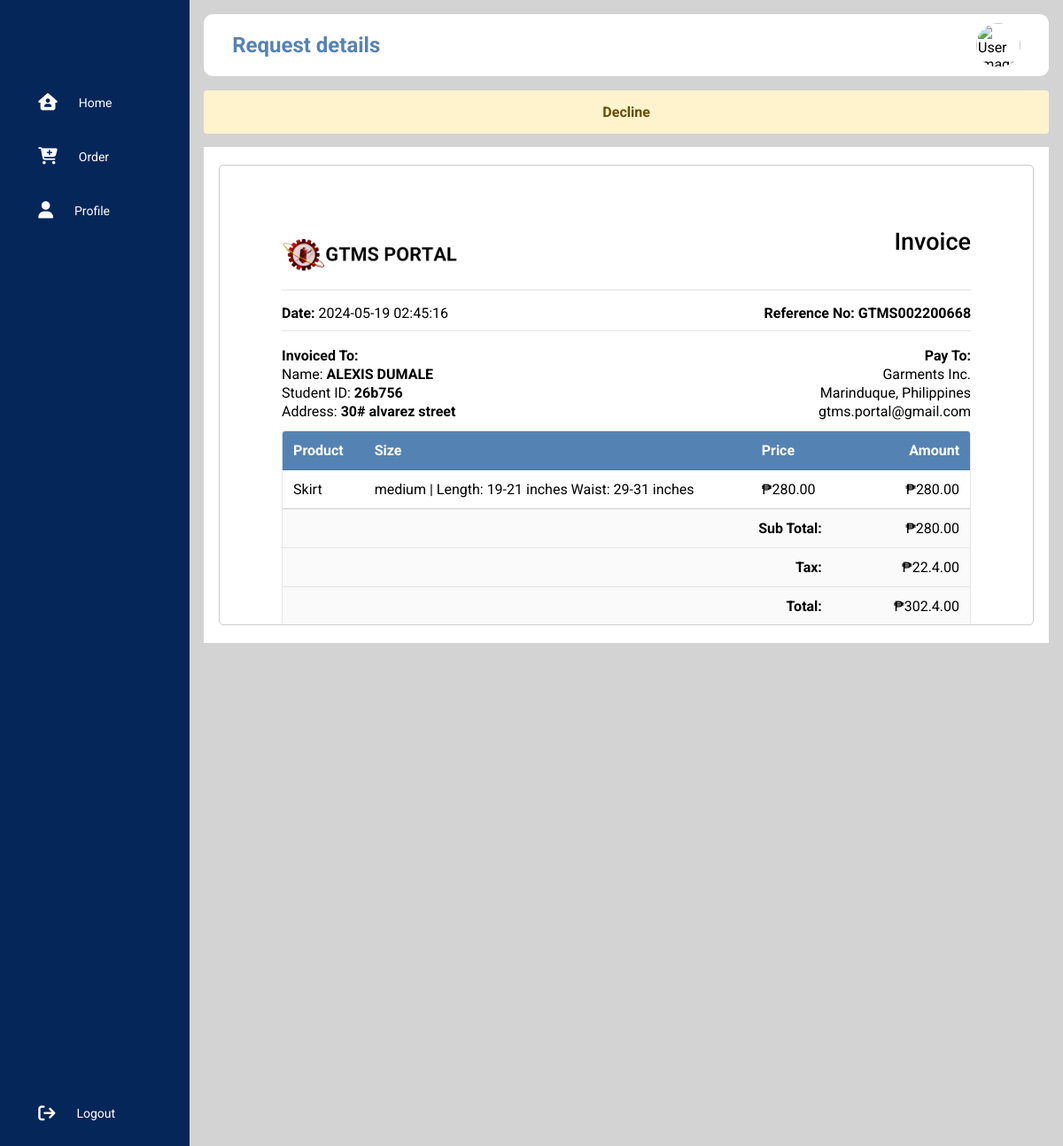
The page /user/view_request.php?oid=60 (signed in) on the database its author committed.
### tables this page shows
CREATE TABLE `orders` (
  `id` int(11) NOT NULL,
  `reference_no` varchar(15) NOT NULL,
  `student_id` varchar(20) NOT NULL,
  `amount` varchar(50) NOT NULL,
  `garment_type` varchar(50) NOT NULL,
  `garment_id` varchar(25) NOT NULL,
  `gender` varchar(10) NOT NULL,
  `notes` varchar(555) NOT NULL,
  `status` varchar(20) NOT NULL,
  `created` datetime NOT NULL DEFAULT current_timestamp(),
  `modified` timestamp NOT NULL DEFAULT current_timestamp()
);

CREATE TABLE `users` (
  `id` int(11) NOT NULL,
  `student_id` varchar(25) NOT NULL,
  `firstname` varchar(50) NOT NULL,
  `lastname` varchar(25) NOT NULL,
  `gender` varchar(10) NOT NULL,
  `email_address` varchar(50) NOT NULL,
  `password` varchar(255) NOT NULL,
  `contact_no` varchar(12) NOT NULL,
  `address` varchar(255) NOT NULL,
  `course` varchar(255) NOT NULL,
  `academic_year` varchar(255) NOT NULL,
  `access_level` varchar(25) NOT NULL,
  `image_profile` varchar(255) NOT NULL,
  `profile_status` varchar(50) NOT NULL,
  `created` timestamp NOT NULL DEFAULT current_timestamp(),
  `modified` datetime NOT NULL DEFAULT current_timestamp()
);

CREATE TABLE `garment_sizes` (
  `id` int(11) NOT NULL,
  `size` varchar(10) NOT NULL,
  `gender` varchar(10) NOT NULL,
  `garment_type` varchar(50) NOT NULL,
  `garment_measure` varchar(255) NOT NULL,
  `created` timestamp NOT NULL DEFAULT current_timestamp()
);

### object/order.php (called while the page is built, shortened)
<?php
class Order {
    private $conn;
    private $table_name = "orders";
    public $id;
    public function __construct($db) {
        $this->conn = $db;
    }
    public function readOne() {
        $query = "SELECT student_id, reference_no, amount, garment_type, garment_id, gender, notes, status, created
                    FROM
                    " . $this->table_name . "
                    WHERE
                    id = ?
                    LIMIT 0,1";
        $stmt = $this->conn->prepare($query);
        $stmt->bindParam(1, $this->id);
        $stmt->execute();
        $row = $stmt->fetch(PDO::FETCH_ASSOC);
        $this->reference_no = $row['reference_no'];
        $this->student_id = $row['student_id'];
        $this->amount = $row['amount'];
        $this->garment_type = $row['garment_type'];
        $this->created = $row['created'];
        $this->status = $row['status'];
    }
}
?>

### object/user.php (called while the page is built, shortened)
<?php
class User {
	private $conn;
	private $table_name = "users";
	public $student_id;
	public function __construct($db) {
		$this->conn = $db;
	}
	function readUser(){
		$query = "SELECT firstname, lastname, address
				FROM
			" . $this->table_name . "
				WHERE
					student_id = ?";
		$stmt = $this->conn->prepare($query);
		$stmt->bindParam(1, $this->student_id);
		$stmt->execute();
		$row = $stmt->fetch(PDO::FETCH_ASSOC);
		$this->firstname = $row['firstname'];
		$this->lastname = $row['lastname'];
		$this->address = $row['address'];
	}
}
?>

### object/garment_size.php (called while the page is built, shortened)
<?php
class Garmentsize{
    private $conn;
    private $table_name = "garment_sizes";
    public $id;
    public function __construct($db){
        $this->conn = $db;
    }
    function readGarmentmeasure(){
        $query = "SELECT garment_measure, size FROM " . $this->table_name . " WHERE id = ? LIMIT 0,1";
        $stmt = $this->conn->prepare($query);
        $stmt->bindParam(1, $this->id);
        $stmt->execute();
        $row = $stmt->fetch(PDO::FETCH_ASSOC);
        if ($row) {
            $this->garment_measure = $row['garment_measure'];
            $this->size = $row['size'];
            return true;
        } else {
            return false;
        }
    }
}
?>

### user/view_request.php (the view, shortened to what this page needs)
<?php
$id = isset($_GET['oid']) ? $_GET['oid'] : die('Error: ID not Found');
include_once '../object/order.php';
include_once '../object/garment_size.php';
include_once '../object/user.php';
$database = new Database();
$db = $database->getConnection();
$order = new Order($db);
$garment_size = new Garmentsize($db);
$user = new User($db);
$user_id = $_SESSION['user_id'];
$user->getProfileimage($user_id);
$order->id = $id;
$order->readOne();
$garment_id = $order->garment_id;
$garment_size->id = $garment_id;
$garment_size->readGarmentmeasure();
$student_id = $order->student_id;
$user->student_id = $student_id;
$user->readUser();
include_once 'sidebar.php';
include_once 'layout_head.php'; ?>
        <?php
            if ($order->status == "Declined") {
                echo "<div class='status-message-declined'>";
                    echo $order->status;
                echo "</div>";
            }elseif($order->status == "Approved"){
                echo "<div class='status-message-approved'>";
                    echo $order->status;
                echo "</div>";
            }elseif($order->status == "Updated"){
                echo "<div class='status-message-updated'>";
                    echo $order->status;
                echo "</div>";
            }
            else{
                echo "<div class='status-message-pending'>";
                    echo $order->status;
                echo "</div>";
            }
        ?>
<div class = "invoice-wrapper" id = "print-area">
            <div class = "invoice">
                <div class = "invoice-container">
                    <div class = "invoice-head">
                        <div class = "invoice-head-top">
                            <div class = "invoice-head-top-left text-start">
                                <img src = "../IMG/GTMS_logo1.png">
                            </div>
                            <div class = "invoice-head-top-right text-end">
                                <h3>Invoice</h3>
                            </div>
                        </div>
                        <div class = "hr"></div>
                        <div class = "invoice-head-middle">
                            <div class = "invoice-head-middle-left text-start">
                                <p><span class = "text-bold">Date: </span><?php echo $order->created; ?></p>
                            </div>
                            <div class = "invoice-head-middle-right text-end">
                                <p><spanf class = "text-bold">Reference No: </span><?php echo $order->reference_no; ?></p>
                            </div>
                        </div>
                        <div class = "hr"></div>
                        <div class = "invoice-head-bottom">
                            <div class = "invoice-head-bottom-left">
                                <ul>
                                    <li class = 'text-bold'>Invoiced To: </li>
                                    <li>Name: <?php echo "<strong>$user->firstname</strong>"; echo " "; echo "<strong>$user->lastname</strong>"; ?> </li>
                                    <li>Student ID: <?php echo "<strong>{$order->student_id}</strong>"; ?></li>
                                    <li>Address: <?php echo "<strong>{$user->address}</strong>"; ?></li>
                                </ul>
                            </div>
                            <div class = "invoice-head-bottom-right">
                                <ul class = "text-end">
                                    <li class = 'text-bold'>Pay To:</li>
                                    <li>Garments Inc.</li>
                                    <li>Marinduque, Philippines</li>
                                    <li>gtms.portal@gmail.com</li>
                                </ul>
                            </div>
                        </div>
                    </div>
                    <div class = "overflow-view">
                        <div class = "invoice-body">
                            <table>
                                <thead>
                                    <tr>
                                        <td class = "text-bold">Product</td>
                                        <td class = "text-bold">Size</td>
                                        <td class = "text-bold">Price</td>
                                        <td class = "text-bold"></td>
                                        <td class = "text-bold"></td>
                                        <td class = "text-bold-bx1">Amount</td>
                                    </tr>
                                </thead>
                                <tbody>
                                    <tr>
                                        <td><?php echo $order->garment_type; ?></td>
                                        <td><?php echo $garment_size->size . ' | ' . $garment_size->garment_measure; ?></td>
                                        <td><?php echo "₱". $order->amount; ?></td>
                                        <td></td>
                                        <td></td>
                                        <td class = "text-end"><?php echo "₱". $order->amount; ?></td>
                                    </tr>
                                </tbody>
                            </table>
                            <div class = "invoice-body-bottom">
                                <div class = "invoice-body-info-item border-bottom">
                                    <div class = "info-item-td text-end text-bold">Sub Total:</div>
                                    <div class = "info-item-td text-end"><?php echo "₱". $order->amount; ?></div>
                                </div>
                                <div class = "invoice-body-info-item border-bottom">
                                    <div class = "info-item-td text-end text-bold">Tax:</div>
                                    <div class = "info-item-td text-end">
                                        <?php
                                            $amount = $order->amount;
                                            $tax = $amount * 0.08;
                                            echo  "₱" . $tax . ".00";
                                        ?>
                                    </div>
                                </div>
                                <div class = "invoice-body-info-item">
                                    <div class = "info-item-td text-end text-bold">Total:</div>
                                    <div class = "info-item-td text-end">
                                        <?php
                                            $total = $amount + $tax;
                                            echo  "₱" . $total . ".00";
                                        ?>
                                    </div>
                                </div>
                            </div>
                        </div>
                    </div>
                </div>
            </div>
        </div>
<?php include_once 'layout_foot.php'; ?>

### libs/css/invoice-style.css (style rules this page uses)
* { margin: 0; padding: 0; border: none; outline: none; box-sizing: border-box; font-family: Roboto; }
body { display: flex; }
ul { list-style-type: none; }
ul li { margin: 2px 0; }
.text-end { text-align: right; }
.text-start { text-align: left; }
.text-bold { font-weight: 700; }
.text-bold-bx1 { font-weight: 700; text-align: right; }
.hr { height: 1px; background-color: rgba(0, 0, 0, 0.1); }
.border-bottom { border-bottom: 1px solid rgba(0, 0, 0, 0.1); }
.invoice-wrapper { min-height: auto; background-color: #fff; padding-top: 20px; padding-bottom: 20px; }
.invoice { width: 920px; margin-right: auto; margin-left: auto; overflow-y: auto; background-color: var(--white-color); padding: 70px; border: 1px solid rgba(0, 0, 0, 0.2); border-radius: 5px; max-height: 520px; }
.invoice-head-top-left img { width: 200px; }
.invoice-head-top-right h3 { font-weight: 500; font-size: 27px; color: var(--blue-color); }
.invoice-head-middle, .invoice-head-bottom { padding: 16px 0; }
.invoice-body { border: 1px solid rgba(0, 0, 0, 0.1); border-radius: 4px; overflow: hidden; }
.invoice-body table { border-collapse: collapse; border-radius: 4px; width: 100%; }
.invoice-body table td, .invoice-body table th { padding: 12px; }
.invoice-body table tr { border-bottom: 1px solid rgba(0, 0, 0, 0.1); }
.invoice-body table thead { background-color: #5483b3; color: #fff; }
.invoice-body-info-item { display: grid; grid-template-columns: 80% 20%; }
.invoice-body-info-item .info-item-td { padding: 12px; background-color: rgba(0, 0, 0, 0.02); }
.invoice-head-top, .invoice-head-middle, .invoice-head-bottom { display: grid; grid-template-columns: repeat(2, 1fr); padding-bottom: 10px; }
.status-message-pending { color: #664d03; background-color: #fff3cd; border-color: #ffecb5; border-radius: .25rem; padding: 15px; margin-bottom: 15px; text-align: center; font-weight: bold; }
.overflow-view { overflow-x: scroll; }
.invoice-body { min-width: 600px; }

### rows shown on the page
orders: status "Decline", created "2024-05-19 02:45:16", reference_no "GTMS002200668", student "26b756", garment_type "Skirt", amount "280.00", amount "22.4", amount "302.4"
users: firstname "ALEXIS", lastname "DUMALE", address "30# alvarez street"
garment_sizes: size "medium", garment_measure "Length: 19-21 inches Waist: 29-31 inches"

### other values the page prints
$page_title "Request details"
